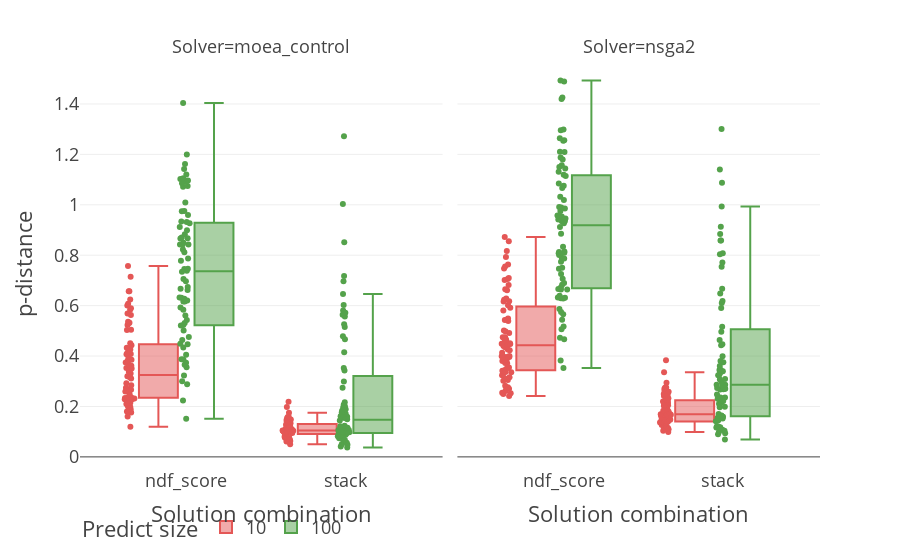

The notebook cell saved with this chart:
### Code cell
dev_plot = px.box(allin, 
          y="p_distance", 
          x="solution_comb", 
          color="n_pred", 
                  facet_col='solver',
          template="presentation",
          color_discrete_sequence=['#E45756', '#54A24B', '#4C78A8', '#72B7B2', '#FF9DA6', '#B279A2'],
          labels=labels,   
          points="all", 
            hover_data=allin.columns)
dev_plot.update_layout(legend_orientation='h').show()
# dev_plot.write_image("./plots/factorial/config_{}_test_score.svg".format(pro.get_name()), width=1300)

### Figure 1 — Plotly figure (JSON) as saved in the notebook; plotly's stock layout.template omitted (floating-point values rounded to 4 significant figures; data arrays with more than 128 entries replaced by an {"elided": "..."} marker saying what was removed)
{"data": [{"alignmentgroup": "True", "boxpoints": "all", "customdata": {"elided": "144x8 mixed values"}, "hoverlabel": {"namelength": 0}, "hovertemplate": "Predict size=%{customdata[6]}<br>Solver=%{customdata[5]}<br>Solution combination=%{customdata[2]}<br>p-distance=%{customdata[7]}<br>CV threshold=%{customdata[0]}<br>Test-set threshold=%{customdata[1]}<br>Initial data-set=%{customdata[3]}<br>train/test split=%{customdata[4]}", "legendgroup": "10", "marker": {"color": "#E45756"}, "name": "10", "notched": false, "offsetgroup": "10", "orientation": "v", "showlegend": true, "type": "box", "x": {"elided": "144 str values"}, "x0": " ", "xaxis": "x", "y": {"elided": "144 float values"}, "y0": " ", "yaxis": "y"}, {"alignmentgroup": "True", "boxpoints": "all", "customdata": {"elided": "144x8 mixed values"}, "hoverlabel": {"namelength": 0}, "hovertemplate": "Predict size=%{customdata[6]}<br>Solver=%{customdata[5]}<br>Solution combination=%{customdata[2]}<br>p-distance=%{customdata[7]}<br>CV threshold=%{customdata[0]}<br>Test-set threshold=%{customdata[1]}<br>Initial data-set=%{customdata[3]}<br>train/test split=%{customdata[4]}", "legendgroup": "10", "marker": {"color": "#E45756"}, "name": "10", "notched": false, "offsetgroup": "10", "orientation": "v", "showlegend": false, "type": "box", "x": {"elided": "144 str values"}, "x0": " ", "xaxis": "x2", "y": {"elided": "144 float values"}, "y0": " ", "yaxis": "y2"}, {"alignmentgroup": "True", "boxpoints": "all", "customdata": {"elided": "144x8 mixed values"}, "hoverlabel": {"namelength": 0}, "hovertemplate": "Predict size=%{customdata[6]}<br>Solver=%{customdata[5]}<br>Solution combination=%{customdata[2]}<br>p-distance=%{customdata[7]}<br>CV threshold=%{customdata[0]}<br>Test-set threshold=%{customdata[1]}<br>Initial data-set=%{customdata[3]}<br>train/test split=%{customdata[4]}", "legendgroup": "100", "marker": {"color": "#54A24B"}, "name": "100", "notched": false, "offsetgroup": "100", "orientation": "v", "showlegend": true, "type": "box", "x": {"elided": "144 str values"}, "x0": " ", "xaxis": "x", "y": {"elided": "144 float values"}, "y0": " ", "yaxis": "y"}, {"alignmentgroup": "True", "boxpoints": "all", "customdata": {"elided": "144x8 mixed values"}, "hoverlabel": {"namelength": 0}, "hovertemplate": "Predict size=%{customdata[6]}<br>Solver=%{customdata[5]}<br>Solution combination=%{customdata[2]}<br>p-distance=%{customdata[7]}<br>CV threshold=%{customdata[0]}<br>Test-set threshold=%{customdata[1]}<br>Initial data-set=%{customdata[3]}<br>train/test split=%{customdata[4]}", "legendgroup": "100", "marker": {"color": "#54A24B"}, "name": "100", "notched": false, "offsetgroup": "100", "orientation": "v", "showlegend": false, "type": "box", "x": {"elided": "144 str values"}, "x0": " ", "xaxis": "x2", "y": {"elided": "144 float values"}, "y0": " ", "yaxis": "y2"}], "layout": {"annotations": [{"font": {}, "showarrow": false, "text": "Solver=moea_control", "x": 0.245, "xanchor": "center", "xref": "paper", "y": 1, "yanchor": "bottom", "yref": "paper"}, {"font": {}, "showarrow": false, "text": "Solver=nsga2", "x": 0.755, "xanchor": "center", "xref": "paper", "y": 1, "yanchor": "bottom", "yref": "paper"}], "autosize": true, "boxmode": "group", "legend": {"orientation": "h", "title": {"text": "Predict size"}, "tracegroupgap": 0}, "margin": {"t": 60}, "xaxis": {"anchor": "y", "autorange": true, "domain": [0, 0.49], "range": [-0.6574, 1.614], "title": {"text": "Solution combination"}, "type": "category"}, "xaxis2": {"anchor": "y2", "autorange": true, "domain": [0.51, 1], "matches": "x", "range": [-0.6574, 1.614], "title": {"text": "Solution combination"}, "type": "category"}, "yaxis": {"anchor": "x", "autorange": true, "domain": [0, 1], "range": [-0.03907, 1.573], "title": {"text": "p-distance"}, "type": "linear"}, "yaxis2": {"anchor": "x2", "autorange": true, "domain": [0, 1], "matches": "y", "range": [-0.03907, 1.573], "showticklabels": false, "type": "linear"}}}
